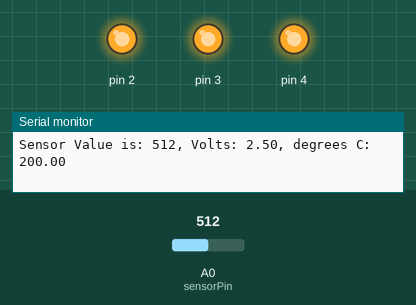
The sketch below on a simulated Arduino Uno, built with avr-gcc and run on an emulated ATmega328P. Shown: output pins drawn as LEDs (lit = HIGH), the last lines printed to the serial monitor. The inputs (shaded band) are chosen by the test bench; at power-on: A0 (sensorPin) = 512.

Above: at 1.2 s.
1.3 s: A0 (sensorPin) set to 168
4.3 s: A0 (sensorPin) set to 161
At 4.9 s:
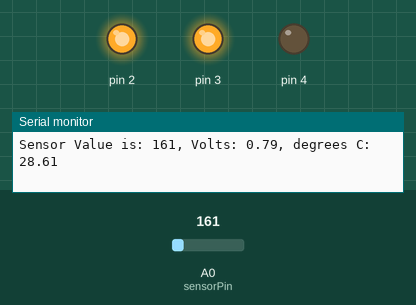
5.8 s: A0 (sensorPin) set to 122
At 6.7 s:
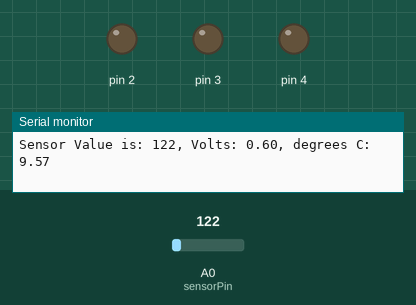
7.3 s: A0 (sensorPin) set to 306
At 8.4 s:
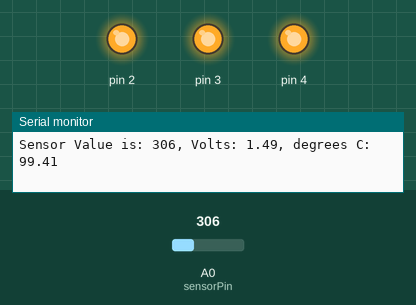
Timing chart, 0 to 9.8 s (numbered marks = the images above; inputs shaded):
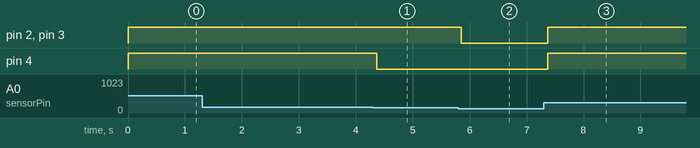

The sketch:

love_o_meter.ino
```cpp
#include <Adafruit_DotStar.h>

const int sensorPin = A0;
const float baselineTemp = 23.0;
void setup() {
  // put your setup code here, to run once:
  Serial.begin(9600); //open a serial port
  for(int pinNumber = 2; pinNumber<5; pinNumber++){
    pinMode(pinNumber, OUTPUT);
    digitalWrite(pinNumber, LOW);
  }

}

void loop() {
  // put your main code here, to run repeatedly:
  int sensorVal = analogRead(sensorPin);
  Serial.print("Sensor Value is: ");
  Serial.print(sensorVal);
  // convert the ADC reading to voltage
  float voltage = (sensorVal/1024.0)*5.0;
  Serial.print(", Volts: ");
  Serial.print(voltage);
  Serial.print(", degrees C: ");
  //convert the voltage to temperature in degrees celsius
  float temperature = (voltage - .5) * 100;
  Serial.println(temperature);
  if(temperature < baselineTemp+2){
    digitalWrite(2, LOW);
    digitalWrite(3, LOW);
    digitalWrite(4, LOW);
  }else if(temperature >= baselineTemp+2 &&
  temperature < baselineTemp+4){
    digitalWrite(2, HIGH);
    digitalWrite(3, LOW);
    digitalWrite(4, LOW);
  }else if(temperature >= baselineTemp+4 &&
  temperature < baselineTemp+6){
    digitalWrite(2, HIGH);
    digitalWrite(3, HIGH);
    digitalWrite(4, LOW);
  }else if(temperature >= baselineTemp+6){
    digitalWrite(2, HIGH);
    digitalWrite(3, HIGH);
    digitalWrite(4, HIGH);
  }
  delay(1);
}
```

Measured:
- the behaviour switches between 162 and 161 on A0 (sensorPin) (found by bisection; images 0 and 1)
- after the input at 4.3 s, pin 4: HIGH → LOW after 0.07 s
- after the input at 5.8 s, pin 2, pin 3: HIGH → LOW after 0.06 s
- after the input at 7.3 s, pin 2–4: LOW → HIGH after 0.07 s
